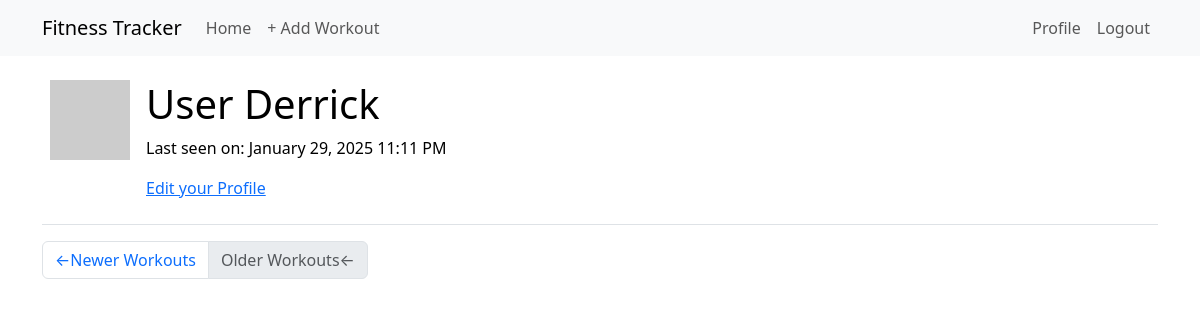
Before: /user/Shell?page=2 (signed in) with the older database file.
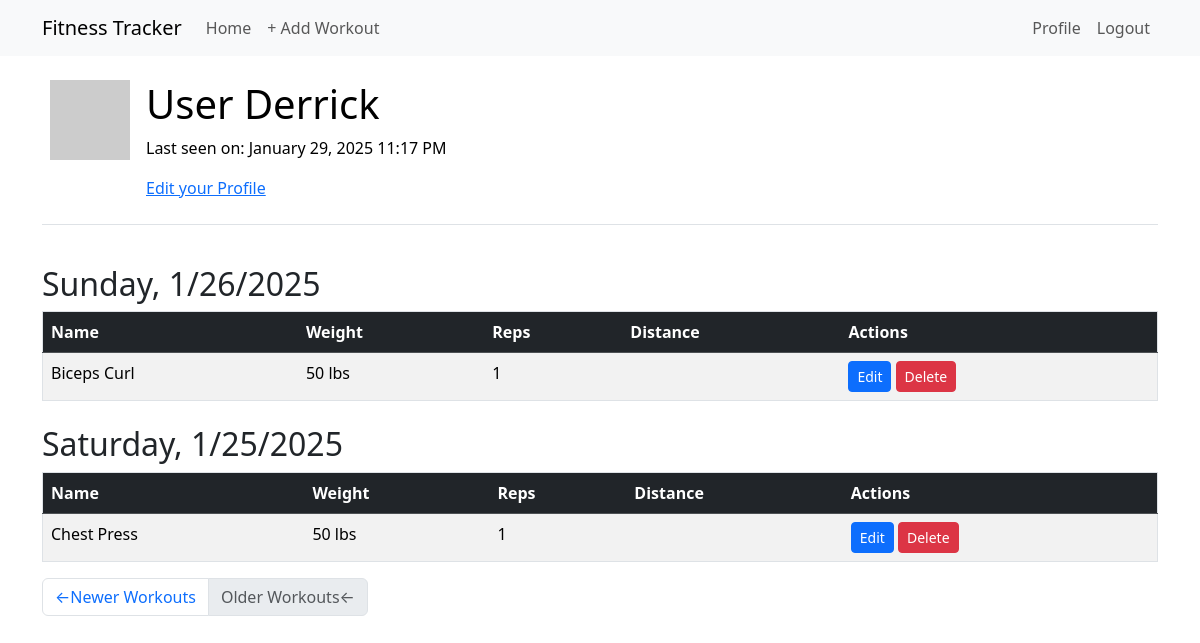
After: the same page with the newer database file.
### app/models.py (models this page shows, shortened)
class User(UserMixin, db.Model):
    id: Mapped[int] = mapped_column(primary_key=True)
    username: Mapped[str] = mapped_column(String(64), index=True, unique=True)
    email: Mapped[str] = mapped_column(String(120), index=True, unique=True)
    password_hash: Mapped[Optional[str]] = mapped_column(String(256))
    workouts: Mapped[List['Workout']] = relationship(back_populates='user', lazy='dynamic')
    about_me: Mapped[Optional[str]] = mapped_column(String(140))
    last_seen: Mapped[Optional[datetime]] = mapped_column(
        default=lambda: datetime.now(timezone.utc))
    def avatar(self, size):
        digest = md5(self.email.lower().encode('utf-8')).hexdigest()
        return f'https://www.gravatar.com/avatar/{digest}?d=identicon&s={size}'

class Workout(db.Model):
    id: Mapped[int] = mapped_column(primary_key=True)
    date: Mapped[datetime] = mapped_column(index=True, default=lambda: datetime.now(timezone.utc))
    user_id: Mapped[int] = mapped_column(ForeignKey(User.id), index=True)
    user: Mapped[User] = relationship(back_populates='workouts')
    exercises: Mapped[List["Exercise"]] = relationship(secondary='workout_exercise', back_populates="workouts")

class Exercise(db.Model):
    id: Mapped[int] = mapped_column(primary_key=True)
    name: Mapped[str] = mapped_column(String(64), index=True)
    exercise_type: Mapped[str] = mapped_column(String(64))
    reps: Mapped[int] = mapped_column(Integer, nullable=True, default=None)
    weight: Mapped[int] = mapped_column(Integer, nullable=True, default=None)
    distance: Mapped[int] = mapped_column(Integer, nullable=True, default=None)
    workouts: Mapped[List['Workout']] = relationship(secondary='workout_exercise', back_populates='exercises')

### app/routes.py (the view)
@app.route('/user/<username>')
@login_required
def user(username):
    if not current_user.is_authenticated:
        return redirect(url_for('index'))
    page = request.args.get('page', 1, type=int)
    user = db.first_or_404(sa.select(User).where(User.username == username))
    query = user.workouts.order_by(Workout.date.desc())
    workouts = db.paginate(query, page=page, per_page=app.config['WORKOUTS_PER_PAGE'], error_out=False)
    next_url = url_for('user', username=username, page=workouts.next_num) \
        if workouts.has_next else None
    prev_url = url_for('user', username=username, page=workouts.prev_num) \
        if workouts.has_prev else None
    return render_template('user.html', user=current_user, workouts=workouts.items, next_url=next_url, prev_url=prev_url)

### app/models.py (called while the page is built)
@login.user_loader
def load_user(id):
    return db.session.get(User, int(id))

### app/routes.py (called while the page is built)
@app.before_request
def before_request():
    if current_user.is_authenticated:
        current_user.last_seen = datetime.now(timezone.utc)
        db.session.commit()

### app/templates/user.html (shortened to what this page needs)
{% extends "base.html" %} {% block content %}
<table class="table table-hover">
  <tr>
    <td width="64px"><img src="{{ user.avatar(64) }}" /></td>
    <td>
      <h1>User {{ user.username }}</h1>
      {% if user.last_seen %}<p>Last seen on: {{ moment(user.last_seen).format('LLL') }}</p>{% endif %}
      {% if user == current_user %}
      <p><a href="{{ url_for('edit_profile') }}">Edit your Profile</a></p>
      {% endif %}
    </td>
  </tr>
</table>
{% include '_workout.html' %}
<nav aria-label="Post navigation">
  <ul class="pagination">
    <li class="page-item{% if not prev_url %} disabled{% endif %}">
      <a class="page-link" href="{{ prev_url }}">
        <span aria-hidden="true">&larr;</span>Newer Workouts
      </a>
    </li>
    <li class="page-item{% if not next_url %} disabled{% endif %}">
      <a class="page-link" href="{{ next_url }}">
        Older Workouts<span aria-hidden="true">&larr;</span>
      </a>
    </li>
  </ul>
</nav>
{% endblock %}

### app/templates/base.html (shortened to what this page needs)
<!doctype html>
<html lang="en">
  <head>
    <link
        href="https://cdn.jsdelivr.net/npm/bootstrap@5.3.2/dist/css/bootstrap.min.css"
        rel="stylesheet"
>
  </head>
  <body>
    <nav class="navbar navbar-expand-lg bg-body-tertiary">
      <div class="container">
        <a class="navbar-brand" href="{{ url_for('index') }}">Fitness Tracker</a>
        <div class="collapse navbar-collapse" id="navbarSupportedContent">
          <ul class="navbar-nav me-auto mb-2 mb-lg-0">
            <li class="nav-item">
              <a class="nav-link" aria-current="page" href="{{ url_for('index') }}">Home</a>
            </li>
            <li class="nav-item">
              <a class="nav-link" aria-current="page" href="{{ url_for('create_workout') }}">+ Add Workout</a>
            </li>
          </ul>
          <ul class="navbar-nav mb-2 mb-lg-0">
            {% if current_user.is_anonymous %}
            <li class="nav-item">
              <a class="nav-link" aria-current="page" href="{{ url_for('login') }}">Login</a>
            </li>
            {% else %}
            <li class="nav-item">
              <a class="nav-link" aria-current="page" href="{{ url_for('user', username=current_user.username) }}">Profile</a>
            </li>
            <li class="nav-item">
              <a class="nav-link" aria-current="page" href="{{ url_for('logout') }}">Logout</a>
            </li>
            {% endif %}
          </ul>
        </div>
      </div>
    </nav>
    <div class="container mt-3">
      {% block content %}{% endblock %}
    </div>
  </body>
</html>

### app/templates/_workout.html (shortened to what this page needs)
<div class="table-responsive">
  {% set grouped_workouts = {} %}
  {% for date, workouts_on_date in grouped_workouts.items() %}
      <table class="table table-striped table-hover border">
        <thead class="table-dark">
          <tr>
            <th scope="col">Name</th>
            <th scope="col">Weight</th>
            <th scope="col">Reps</th>
            <th scope="col">Distance</th>
            <th scope="col">Actions</th>
          </tr>
        </thead>
        <h2 class="mt-4">{{ moment(date, local=True).format('dddd') }}, {{ moment(date, local=True).format('l') }}</h2>
        <tbody>
          {% for workout in workouts_on_date %}
          <tr>
            <td>{{ workout.exercises[0].name }}</td>
            <td>{{ workout.exercises[0].weight ~ ' lbs' if workout.exercises[0].weight is not none else '' }}</td>
            <td>{{ workout.exercises[0].reps or "" }}</td>
            <td>{{ workout.exercises[0].distance ~ ' mi' if workout.exercises[0].distance is not none else '' }}</td>
            <td>
              <a
                href="{{ url_for('edit_workout', workout_id=workout.id) }}"
                class="btn btn-primary btn-sm"
              >
                Edit
              </a>
              <a
                href="{{ url_for('delete_workout', workout_id=workout.id) }}"
                class="btn btn-danger btn-sm"
              >
                Delete
              </a>
            </td>
          </tr>
          {% endfor %} {% endfor %}
        </tbody>
      </table>
</div>

Changed rows visible on the page:
changed User "Derrick": last_seen "January 29, 2025 11:11 PM" → "January 29, 2025 11:17 PM"
now on this page (row edited): Workout: date "Sunday", date "1/26/2025", name "Biceps Curl", weight "50 lbs", reps "1"
now on this page (row edited): Workout: date "Saturday", date "1/25/2025", name "Chest Press", weight "50 lbs", reps "1"
Other visible differences:
new list line: "Name Weight Reps Distance Actions ,"
